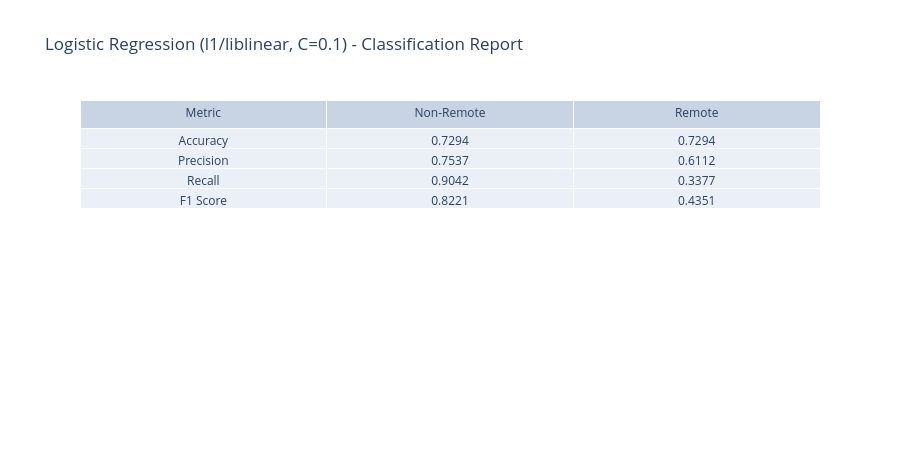
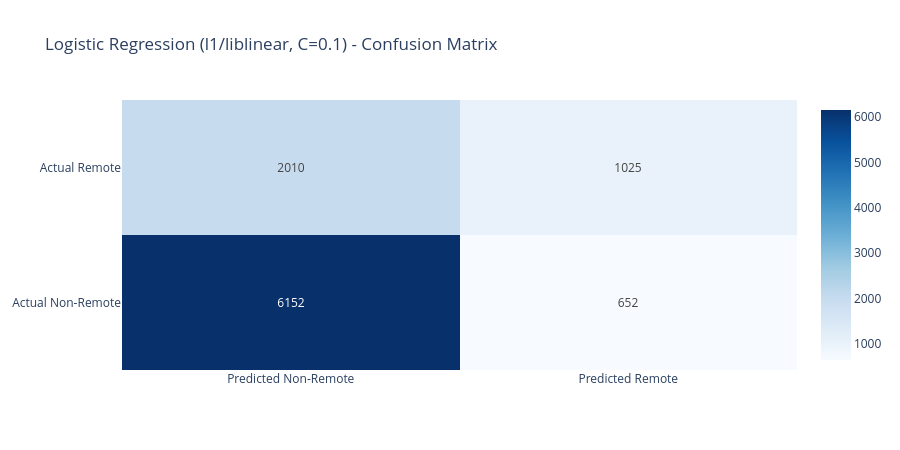

The code cell stored with these charts, in order, in its notebook:
### Code cell
lr_best = LogisticRegression(penalty=best_penalty, solver=best_solver, C=best_C,
    max_iter=1000, random_state=42, **best_extra
)

lr_best.fit(X_train_scaled, y_train)
lr_predictions = lr_best.predict(X_test_scaled)

cm_lr = confusion_matrix(y_test, lr_predictions)
acc_lr = accuracy_score(y_test, lr_predictions)
report_lr = classification_report(y_test, lr_predictions, target_names=['Non-Remote', 'Remote'], output_dict=True)

tn_lr, fp_lr, fn_lr, tp_lr = cm_lr.ravel()

fig = go.Figure(data=go.Table(
    header=dict(values=['Metric', 'Non-Remote', 'Remote']),
    cells=dict(values=[
        ['Accuracy', 'Precision', 'Recall', 'F1 Score'],
        [f"{acc_lr:.4f}", f"{report_lr['Non-Remote']['precision']:.4f}", f"{report_lr['Non-Remote']['recall']:.4f}", f"{report_lr['Non-Remote']['f1-score']:.4f}"],
        [f"{acc_lr:.4f}", f"{report_lr['Remote']['precision']:.4f}", f"{report_lr['Remote']['recall']:.4f}", f"{report_lr['Remote']['f1-score']:.4f}"]
    ])
))
fig.update_layout(
    title=f'Logistic Regression ({best_lr_label}, C={best_C}) - Classification Report',
    template='plotly_white',
    height=450
)
fig.show()

fig = go.Figure(data=go.Heatmap(
    z=cm_lr,
    x=['Predicted Non-Remote', 'Predicted Remote'],
    y=['Actual Non-Remote',    'Actual Remote'],
    text=[[str(tn_lr), str(fp_lr)], [str(fn_lr), str(tp_lr)]],
    texttemplate='%{text}',
    colorscale='Blues',
    showscale=True
))
fig.update_layout(
    title=f'Logistic Regression ({best_lr_label}, C={best_C}) - Confusion Matrix',
    template='plotly_white',
    height=450
)
fig.show()

### Figure 1 — Plotly figure (JSON) as saved in the notebook; plotly's stock layout.template omitted (floating-point values rounded to 4 significant figures)
{"data": [{"cells": {"values": [["Accuracy", "Precision", "Recall", "F1 Score"], ["0.7294", "0.7537", "0.9042", "0.8221"], ["0.7294", "0.6112", "0.3377", "0.4351"]]}, "header": {"values": ["Metric", "Non-Remote", "Remote"]}, "type": "table"}], "layout": {"height": 450, "title": {"text": "Logistic Regression (l1/liblinear, C=0.1) - Classification Report"}}}

### Figure 2 — Plotly figure (JSON) as saved in the notebook; plotly's stock layout.template omitted (floating-point values rounded to 4 significant figures)
{"data": [{"colorscale": [[0, "rgb(247,251,255)"], [0.125, "rgb(222,235,247)"], [0.25, "rgb(198,219,239)"], [0.375, "rgb(158,202,225)"], [0.5, "rgb(107,174,214)"], [0.625, "rgb(66,146,198)"], [0.75, "rgb(33,113,181)"], [0.875, "rgb(8,81,156)"], [1, "rgb(8,48,107)"]], "showscale": true, "text": [["6152", "652"], ["2010", "1025"]], "texttemplate": "%{text}", "type": "heatmap", "x": ["Predicted Non-Remote", "Predicted Remote"], "y": ["Actual Non-Remote", "Actual Remote"], "z": [[6152, 652], [2010, 1025]]}], "layout": {"height": 450, "title": {"text": "Logistic Regression (l1/liblinear, C=0.1) - Confusion Matrix"}}}
